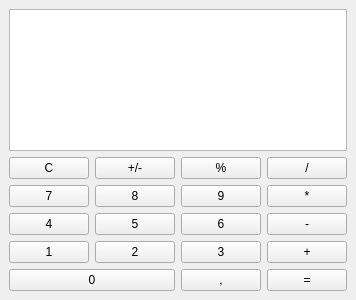
<?xml version="1.0" encoding="UTF-8"?>
<ui version="4.0">
 <class>main_window</class>
 <widget class="QMainWindow" name="main_window">
  <property name="geometry">
   <rect>
    <x>0</x>
    <y>0</y>
    <width>313</width>
    <height>300</height>
   </rect>
  </property>
  <property name="windowTitle">
   <string>main_window</string>
  </property>
  <widget class="QWidget" name="centralwidget">
   <layout class="QVBoxLayout" name="verticalLayout_2">
    <item>
     <layout class="QVBoxLayout" name="verticalLayout">
      <property name="spacing">
       <number>-1</number>
      </property>
      <item>
       <widget class="QTextBrowser" name="textBrowser"/>
      </item>
      <item>
       <layout class="QGridLayout" name="gridLayout_2">
        <property name="topMargin">
         <number>0</number>
        </property>
        <item row="0" column="2">
         <widget class="QPushButton" name="button_percent">
          <property name="text">
           <string>%</string>
          </property>
         </widget>
        </item>
        <item row="1" column="2">
         <widget class="QPushButton" name="button_9">
          <property name="text">
           <string>9</string>
          </property>
         </widget>
        </item>
        <item row="0" column="1">
         <widget class="QPushButton" name="button_sign">
          <property name="text">
           <string>+/-</string>
          </property>
         </widget>
        </item>
        <item row="3" column="0">
         <widget class="QPushButton" name="button_1">
          <property name="text">
           <string>1</string>
          </property>
         </widget>
        </item>
        <item row="0" column="0">
         <widget class="QPushButton" name="button_clear">
          <property name="text">
           <string>C</string>
          </property>
         </widget>
        </item>
        <item row="0" column="3">
         <widget class="QPushButton" name="button_divide">
          <property name="text">
           <string>/</string>
          </property>
         </widget>
        </item>
        <item row="1" column="0">
         <widget class="QPushButton" name="button_7">
          <property name="text">
           <string>7</string>
          </property>
         </widget>
        </item>
        <item row="2" column="0">
         <widget class="QPushButton" name="button_4">
          <property name="text">
           <string>4</string>
          </property>
         </widget>
        </item>
        <item row="1" column="1">
         <widget class="QPushButton" name="button_8">
          <property name="text">
           <string>8</string>
          </property>
         </widget>
        </item>
        <item row="4" column="0" colspan="2">
         <widget class="QPushButton" name="button_0">
          <property name="text">
           <string>0</string>
          </property>
         </widget>
        </item>
        <item row="2" column="1">
         <widget class="QPushButton" name="button_5">
          <property name="text">
           <string>5</string>
          </property>
         </widget>
        </item>
        <item row="3" column="1">
         <widget class="QPushButton" name="button_2">
          <property name="text">
           <string>2</string>
          </property>
         </widget>
        </item>
        <item row="2" column="2">
         <widget class="QPushButton" name="button_6">
          <property name="text">
           <string>6</string>
          </property>
         </widget>
        </item>
        <item row="1" column="3">
         <widget class="QPushButton" name="button_multiply">
          <property name="text">
           <string>*</string>
          </property>
         </widget>
        </item>
        <item row="3" column="2">
         <widget class="QPushButton" name="button_3">
          <property name="text">
           <string>3</string>
          </property>
         </widget>
        </item>
        <item row="4" column="2">
         <widget class="QPushButton" name="pushButton_16">
          <property name="text">
           <string>,</string>
          </property>
         </widget>
        </item>
        <item row="2" column="3">
         <widget class="QPushButton" name="button_substract">
          <property name="text">
           <string>-</string>
          </property>
         </widget>
        </item>
        <item row="3" column="3">
         <widget class="QPushButton" name="button_add">
          <property name="text">
           <string>+</string>
          </property>
         </widget>
        </item>
        <item row="4" column="3">
         <widget class="QPushButton" name="button_evaluate">
          <property name="text">
           <string>=</string>
          </property>
         </widget>
        </item>
       </layout>
      </item>
     </layout>
    </item>
   </layout>
  </widget>
  <widget class="QMenuBar" name="menubar">
   <property name="geometry">
    <rect>
     <x>0</x>
     <y>0</y>
     <width>313</width>
     <height>22</height>
    </rect>
   </property>
  </widget>
 </widget>
 <resources/>
 <connections/>
</ui>
